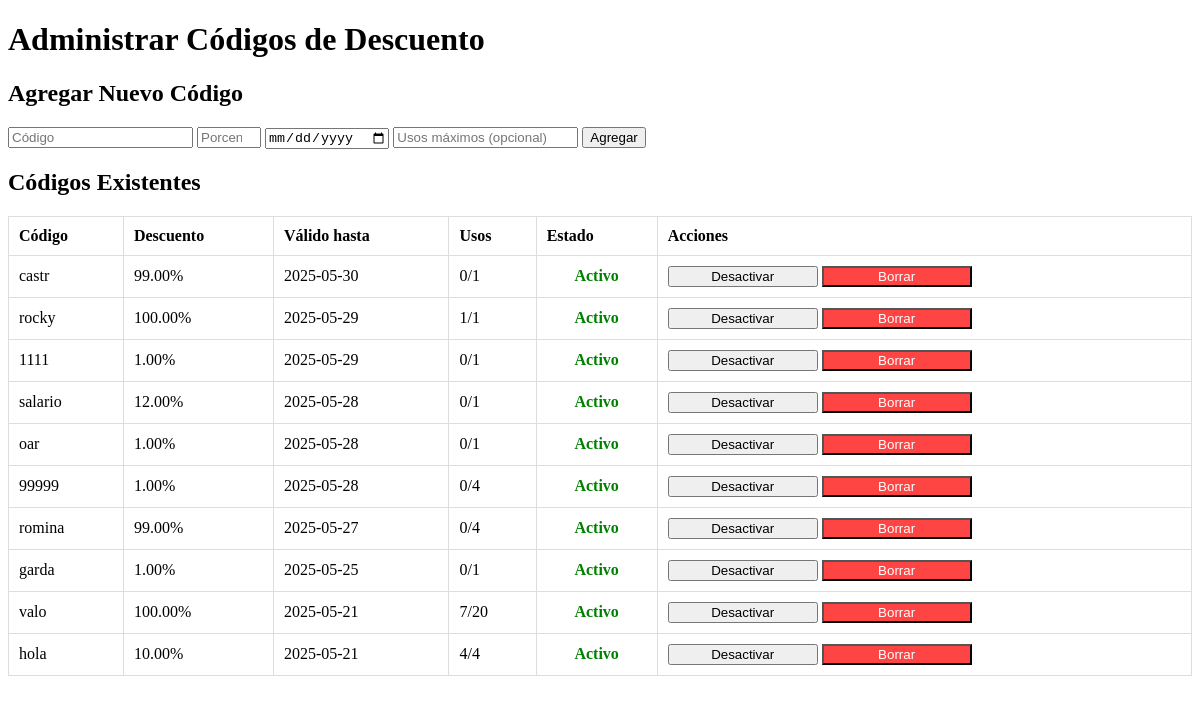
The app's page /carrito_venta/administracion.php with its own data.
### tables this page shows
CREATE TABLE `codigos_descuento` (
  `id` int(11) NOT NULL,
  `codigo` varchar(20) NOT NULL,
  `porcentaje` decimal(5,2) NOT NULL,
  `valido_hasta` date DEFAULT NULL,
  `usos_maximos` int(11) DEFAULT NULL,
  `usos_actuales` int(11) DEFAULT 0,
  `activo` tinyint(1) DEFAULT 1
);

### carrito_venta/administracion.php (the view, shortened to what this page needs)
<?php
$host = 'localhost';
$dbname = 'genia';
$username = 'root';
$password = '';
try {
    $conn = new PDO("mysql:host=$host;dbname=$dbname", $username, $password);
    $conn->setAttribute(PDO::ATTR_ERRMODE, PDO::ERRMODE_EXCEPTION);
    $stmt = $conn->query("SELECT * FROM codigos_descuento ORDER BY valido_hasta DESC");
    $codigos = $stmt->fetchAll(PDO::FETCH_ASSOC);
} catch(PDOException $e) {
    die("Error de conexión: " . $e->getMessage());
}
?>
<!DOCTYPE html>
<html lang="es">
<head>
</head>
<body>
    <h1>Administrar Códigos de Descuento</h1>
    <h2>Agregar Nuevo Código</h2>
    <form method="POST">
        <input type="text" name="codigo" placeholder="Código" required>
        <input type="number" name="porcentaje" min="1" max="100" placeholder="Porcentaje" required>
        <input type="date" name="valido_hasta" placeholder="Válido hasta">
        <input type="number" name="usos_maximos" min="1" placeholder="Usos máximos (opcional)">
        <button type="submit" name="nuevo_codigo">Agregar</button>
    </form>
    <h2>Códigos Existentes</h2>
    <table>
        <tr>
            <th>Código</th>
            <th>Descuento</th>
            <th>Válido hasta</th>
            <th>Usos</th>
            <th>Estado</th>
            <th>Acciones</th>
        </tr>
        <?php foreach ($codigos as $codigo): ?>
        <tr>
            <td><?= htmlspecialchars($codigo['codigo']) ?></td>
            <td><?= $codigo['porcentaje'] ?>%</td>
            <td><?= $codigo['valido_hasta'] ?: 'Indefinido' ?></td>
            <td><?= $codigo['usos_actuales'] ?>/<?= $codigo['usos_maximos'] ?: '∞' ?></td>
            <td class="estado <?= $codigo['activo'] ? 'activo' : 'inactivo' ?>">
                <?= $codigo['activo'] ? 'Activo' : 'Inactivo' ?>
            </td>
            <td>
            <form method="POST" style="display: inline;">
                <button type="submit" name="toggle_estado"><?= $codigo['activo'] ? 'Desactivar' : 'Activar' ?></button>
            </form>
            <form method="POST" style="display: inline;" onsubmit="return confirm('¿Estás seguro de borrar este código?');">
                <button type="submit" name="borrar_codigo" style="background: #ff4444; color: white;">Borrar</button>
            </form>
        </td>
        <?php endforeach; ?>
    </table>
</body>
</html>

### carrito_venta/administracion.php (style rules this page uses)
table { width: 100%; border-collapse: collapse; }
th, td { padding: 10px; border: 1px solid #ddd; text-align: left; }
.activo { color: green; }
td button { width: 10px; min-width: 150px; white-space: nowrap; }
td.estado { width: 100px; text-align: center; white-space: nowrap; font-weight: bold; }

### records on screen
codigos_descuento: codigo "castr", porcentaje "99.00", valido_hasta "2025-05-30", usos_actuales "0", usos_maximos "1", activo "Activo"
codigos_descuento: codigo "rocky", porcentaje "100.00", valido_hasta "2025-05-29", usos_actuales "1", usos_maximos "1", activo "Activo"
codigos_descuento: codigo "1111", porcentaje "1.00", valido_hasta "2025-05-29", usos_actuales "0", usos_maximos "1", activo "Activo"
codigos_descuento: codigo "salario", porcentaje "12.00", valido_hasta "2025-05-28", usos_actuales "0", usos_maximos "1", activo "Activo"
codigos_descuento: codigo "oar", porcentaje "1.00", valido_hasta "2025-05-28", usos_actuales "0", usos_maximos "1", activo "Activo"
codigos_descuento: codigo "99999", porcentaje "1.00", valido_hasta "2025-05-28", usos_actuales "0", usos_maximos "4", activo "Activo"
codigos_descuento: codigo "romina", porcentaje "99.00", valido_hasta "2025-05-27", usos_actuales "0", usos_maximos "4", activo "Activo"
codigos_descuento: codigo "garda", porcentaje "1.00", valido_hasta "2025-05-25", usos_actuales "0", usos_maximos "1", activo "Activo"
codigos_descuento: codigo "valo", porcentaje "100.00", valido_hasta "2025-05-21", usos_actuales "7", usos_maximos "20", activo "Activo"
codigos_descuento: codigo "hola", porcentaje "10.00", valido_hasta "2025-05-21", usos_actuales "4", usos_maximos "4", activo "Activo"
